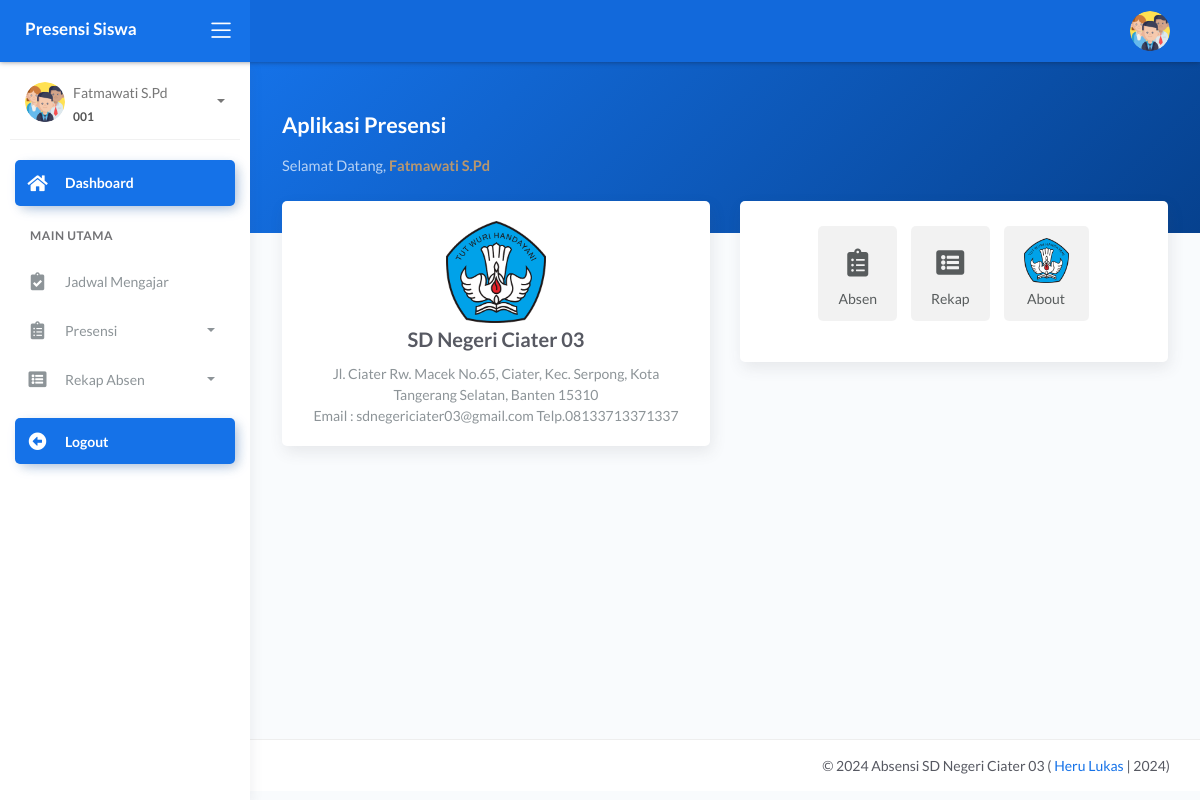
The page /guru/index.php (signed in) on the database its author committed.
### tables this page shows
CREATE TABLE `tb_guru` (
  `id_guru` int(11) NOT NULL,
  `nip` varchar(15) NOT NULL,
  `nama_guru` varchar(120) NOT NULL,
  `email` varchar(65) NOT NULL,
  `password` varchar(100) NOT NULL,
  `foto` varchar(255) NOT NULL,
  `status` varchar(5) NOT NULL
);

### guru/index.php (the view, shortened to what this page needs)
<?php
 include '../config/db.php';
?> <script>
   <?php
$id_login = @$_SESSION['guru'];
$sql = mysqli_query($con,"SELECT * FROM tb_guru
 WHERE id_guru = '$id_login'") or die(mysqli_error($con));
$data = mysqli_fetch_array($sql);
?>
<!DOCTYPE html>
<html lang="en">
<head>
	<link rel="stylesheet" href="../assets/css/bootstrap.min.css">
	<link rel="stylesheet" href="../assets/css/atlantis.min.css">
	<link rel="stylesheet" href="../assets/css/demo.css">
</head>
<body>
	<div class="wrapper">
		<div class="main-header">
			<div class="logo-header" data-background-color="blue">
				<a href="index.php" class="logo">
					<b class="text-white">Presensi Siswa</b>
				</a>
				<div class="nav-toggle">
					<button class="btn btn-toggle toggle-sidebar">
						<i class="icon-menu"></i>
					</button>
				</div>
			</div>
			<nav class="navbar navbar-header navbar-expand-lg" data-background-color="blue2">
				<div class="container-fluid">
					<ul class="navbar-nav topbar-nav ml-md-auto align-items-center">
						<li class="nav-item dropdown hidden-caret">
							<a class="dropdown-toggle profile-pic" data-toggle="dropdown" href="#" aria-expanded="false">
								<div class="avatar-sm">
									<img src="../assets/img/user/<?=$data['foto'] ?>" alt="..." class="avatar-img rounded-circle">
								</div>
							</a>
						</li>
					</ul>
				</div>
			</nav>
		</div>
		<div class="sidebar sidebar-style-2">
			<div class="sidebar-wrapper scrollbar scrollbar-inner">
				<div class="sidebar-content">
					<div class="user">
						<div class="avatar-sm float-left mr-2">
							<img src="../assets/img/user/<?=$data['foto'] ?>" alt="..." class="avatar-img rounded-circle">
						</div>
						<div class="info">
							<a data-toggle="collapse" href="#collapseExample" aria-expanded="true">
								<span>
									<?=$data['nama_guru'] ?>
									<span class="user-level"><?=$data['nip'] ?></span>
									<span class="caret"></span>
								</span>
							</a>
						</div>
					</div>
					<ul class="nav nav-primary">
						<li class="nav-item active">
							<a href="index.php" class="collapsed">
								<i class="fas fa-home"></i>
								<p>Dashboard</p>
							</a>
						</li>
						<li class="nav-section">
							<h4 class="text-section">Main Utama</h4>
						</li>
						<li class="nav-item">
							<a href="?page=jadwal">
								<i class="fas fa-clipboard-check"></i>
								<p>Jadwal Mengajar</p>
							</a>
						</li>
						<li class="nav-item">
							<a data-toggle="collapse" href="#sidebarLayouts">
								<i class="fas fa-clipboard-list"></i>
								<p>Presensi</p>
								<span class="caret"></span>
							</a>
						</li>
							<li class="nav-item">
							<a data-toggle="collapse" href="#rekapAbsen">
								<i class="fas fa-list-alt"></i>
								<p>Rekap Absen</p>
								<span class="caret"></span>
							</a>
						</li>
						<li class="nav-item active mt-3">
							<a href="logout.php" class="collapsed">
								<i class="fas fa-arrow-alt-circle-left"></i>
								<p>Logout</p>
							</a>
						</li>
					</ul>
				</div>
			</div>
		</div>
		<div class="main-panel">
			<div class="content">
				<?php
				$page= @$_GET['page'];
				$act = @$_GET['act'];
				if ($page=='absen') {
					if ($act=='') {
						include 'modul/absen/absen_kelas.php';
					}elseif ($act=='surat_view') {
						include 'modul/absen/view_surat_izin.php';
					}elseif ($act=='konfirmasi') {
						include 'modul/absen/konfirmasi_izin.php';
					}elseif ($act=='update') {
						include 'modul/absen/absen_kelas_update.php';
					}
				}elseif ($page=='rekap') {
					if ($act=='') {
						include 'modul/rekap/rekap_absen.php';
					}
				}elseif ($page=='jadwal') {
					if ($act=='') {
						include 'modul/jadwal/jadwal_megajar.php';
					}
				}elseif ($page=='akun') {
					include 'modul/akun/akun.php';
				}
				elseif ($page=='') {
					include 'modul/home.php';
				}else{
					echo "<b>Tidak ada Halaman</b>";
				}
				 ?>
			</div>
		<footer class="footer">
				<div class="container">
					<div class="copyright ml-auto">
						&copy; <?php echo date('Y');?> Absensi SD Negeri Ciater 03 (<a href="index.php"> Heru Lukas </a> | 2024)
					</div>
				</div>
			</footer>
		</div>
	</div>
</body>
</html>

### guru/modul/home.php (shortened to what this page needs)
<div class="panel-header bg-primary-gradient">
					<div class="page-inner py-5">
						<div class="d-flex align-items-left align-items-md-center flex-column flex-md-row">
							<div>
								<h2 class="text-white pb-2 fw-bold">Aplikasi Presensi</h2>
								<h5 class="text-white op-7 mb-2">Selamat Datang, <b class="text-warning"><?=$data['nama_guru']; ?></b></h5>
							</div>
						</div>
					</div>
				</div>
<div class="page-inner mt--5">
					<div class="row mt--2">
						<div class="col-md-6">
							<div class="card height">
								<div class="card-body">
									<div class="card-title">
										<center>
											<img src="../assets/img/sd.png" width="100">
											<br>
											<b>SD Negeri Ciater 03</b>
										</center>
									</div>
									<div class="card-category">
										<center>
Jl. Ciater Rw. Macek No.65, Ciater, Kec. Serpong, Kota Tangerang Selatan, Banten 15310
	<br>Email : sdnegericiater03@gmail.com Telp.08133713371337
										</center>
									</div>
								</div>
							</div>
						</div>
						<div class="col-md-6">
							<div class="card">
								<div class="card-body">
									<ul class="nav nav-pills nav-primary  nav-pills-no-bd nav-pills-icons justify-content-center" id="pills-tab-with-icon" role="tablist">
										<li class="nav-item">
											<a class="nav-link" id="pills-home-tab-icon" data-toggle="pill" href="#pills-home-icon" role="tab" aria-controls="pills-home-icon" aria-selected="true">
												<i class="fas fa-clipboard-list"></i>
												Absen
											</a>
										</li>
										<li class="nav-item">
											<a class="nav-link" id="pills-profile-tab-icon" data-toggle="pill" href="#pills-profile-icon" role="tab" aria-controls="pills-profile-icon" aria-selected="false">
												<i class="fas fa-list-alt"></i>
												Rekap
											</a>
										</li>
										<li class="nav-item">
    										<a class="nav-link" id="pills-contact-tab-icon" data-toggle="pill" href="#pills-contact-icon" role="tab" aria-controls="pills-contact-icon" aria-selected="false" style="display: flex; flex-direction: column; align-items: center; text-align: center;">
        										<img src="../assets/img/sd.png" alt="About" style="width: 45px; height: 45px;">
        										<span style="margin-top: 5px;">About</span>
    								</a>
								</li>
									</ul>
								</div>
							</div>
						</div>
					</div>
				</div>

### rows shown on the page
tb_guru: foto (picture), nama_guru "Fatmawati S.Pd", nip "001"
